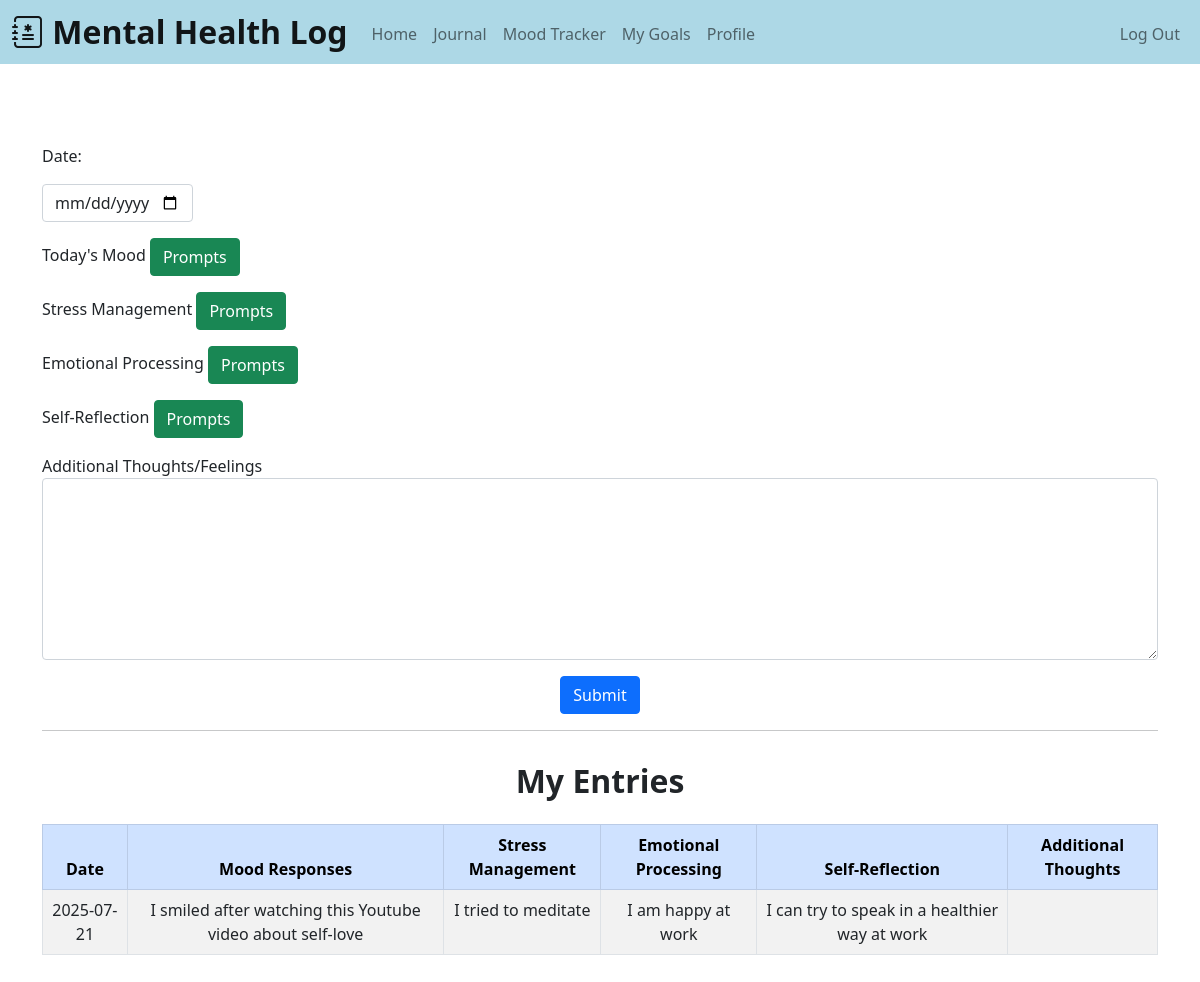
The app's page /entry (signed in), older data.
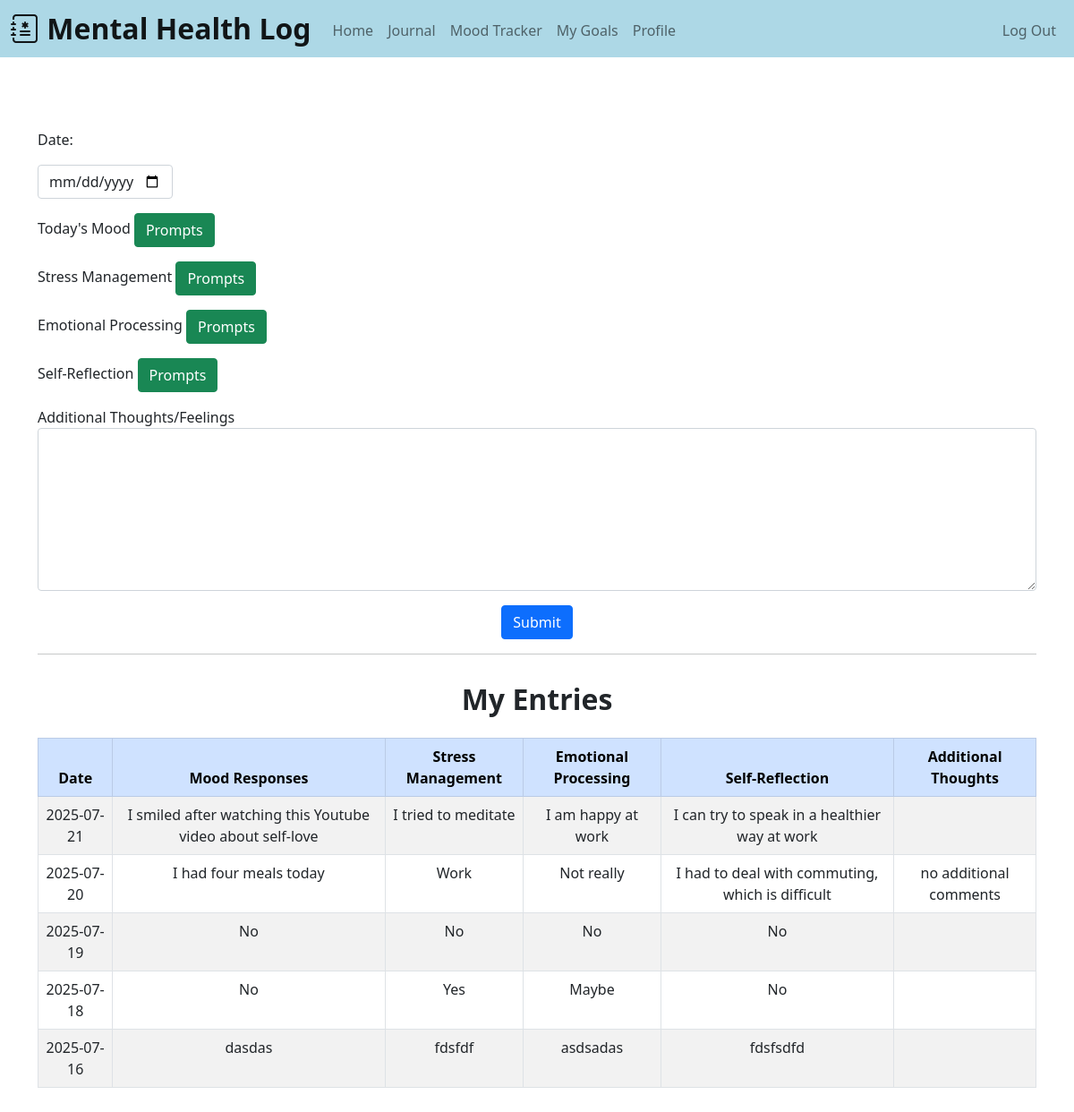
The same page, newer data.
### tables this page shows
CREATE TABLE entries (
        id INTEGER PRIMARY KEY,
        user_id INTEGER NOT NULL,
        date DATE NOT NULL,
        mood TEXT NOT NULL,
        stress TEXT NOT NULL,
        emotion TEXT NOT NULL,
        self_reflection TEXT NOT NULL,
        content TEXT,
        FOREIGN KEY (user_id) REFERENCES users(id)
    );

### app.py (the view, shortened to what this page needs)
@app.route("/entry", methods=["GET", "POST"])
@login_required
def journal_log():
    conn = db_connection()
    cur = conn.cursor()
    cur.execute("SELECT date, mood, stress, emotion, self_reflection, content FROM entries WHERE user_id = ? ORDER BY date DESC", (session["user_id"],))
    entries = cur.fetchall()
    conn.close()
    today = date.today()
    return render_template("journal.html", today=today, entries=entries)

### helper.py (called while the page is built)
def db_connection():
    conn = sqlite3.connect('mental_health.db')
    conn.row_factory = sqlite3.Row
    return conn

def login_required(f):
    @wraps(f)
    def decorated_function(*args, **kwargs):
        if session.get("user_id") is None:
            return redirect("/login")
        return f(*args, **kwargs)
    return decorated_function

### templates/journal.html (shortened to what this page needs)
{% extends "layout.html" %}
{% block main %}
    <form action="/entry" method="post" class="js-journal-form">
        <div class="am-1">Date:</div>
        <div class="mb-3">
            <input autocomplete="off" class="form-control w-auto" name="date" type="date" min="{{ birthdate }}" max="{{ today }}">
        </div>
        <div class="mb-3" id="mood-section">
            <div class="am-1">Today's Mood
                <button class="btn btn-success" id="prompt-btn" type="button" onclick="showPrompt('mood-section', 'mood')">Prompts</button>
            </div>
        </div>
        <div class="mb-3" id="stress-section">
            <div class="am-1">Stress Management
                <button class="btn btn-success" id="prompt-btn" type="button" onclick="showPrompt('stress-section', 'stress')">Prompts</button>
            </div>
        </div>
        <div class="mb-3" id="emotion-section">
            <div class="am-1">Emotional Processing
                <button class="btn btn-success" id="prompt-btn" type="button" onclick="showPrompt('emotion-section', 'emotion')">Prompts</button>
            </div>
        </div>
        <div class="mb-3" id="reflection-section">
            <div class="am-1">Self-Reflection
                <button class="btn btn-success" id="prompt-btn" type="button" onclick="showPrompt('reflection-section', 'self-reflection')">Prompts</button>
            </div>
        </div>
        <div class="mb-3">
            <div class="am-1">Additional Thoughts/Feelings
                <textarea autocomplete="off" class="form-control mb-3" name="content" rows="7"></textarea>
            </div>
        </div>
        <div class="mb-3">
            <button class="btn btn-primary" type="submit">Submit</button>
        </div>
    </form>
    <hr>
    <h2 style="padding-top: 15px; padding-bottom: 15px;"><b>My Entries</b></h2>
    <div style="max-height: 400px; overflow-y: auto;">
        <table class="table table-striped table-bordered">
            <thead class="table-primary text-center">
                <tr>
                    <th>Date</th>
                    <th>Mood Responses</th>
                    <th>Stress Management</th>
                    <th>Emotional Processing</th>
                    <th>Self-Reflection</th>
                    <th>Additional Thoughts</th>
                </tr>
            </thead>
            <tbody>
                {% for entry in entries %}
                    <tr>
                        <td>{{ entry["date"] }}</td>
                        <td>{{ entry["mood"] }}</td>
                        <td>{{ entry["stress"] }}</td>
                        <td>{{ entry["emotion"] }}</td>
                        <td>{{ entry["self_reflection"] }}</td>
                        <td>{{ entry["content"] }}</td>
                    </tr>
                {% endfor %}
            </tbody>
        </table>
    </div>
{% endblock %}

Row changes from the older to the newer data that the page shows:
added entries: date "2025-07-20", mood "I had four meals today", stress "Work", emotion "Not really", self_reflection "I had to deal with commuting, which is difficult", content "no additional comments"
added entries: date "2025-07-19", mood "No", stress "No", emotion "No", self_reflection "No"
added entries: date "2025-07-18", mood "No", stress "Yes", emotion "Maybe", self_reflection "No"
added entries: date "2025-07-16", mood "dasdas", stress "fdsfdf", emotion "asdsadas", self_reflection "fdsfsdfd"
